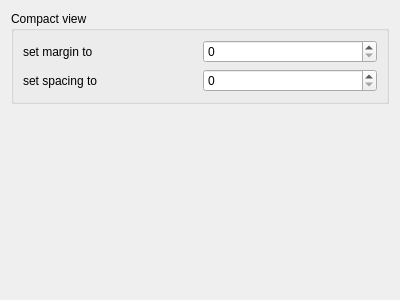
<?xml version="1.0" encoding="UTF-8"?>
<ui version="4.0">
 <class>BaseWidgets::Internal::BaseFormWidgetsOptionsPage</class>
 <widget class="QWidget" name="BaseWidgets::Internal::BaseFormWidgetsOptionsPage">
  <property name="geometry">
   <rect>
    <x>0</x>
    <y>0</y>
    <width>400</width>
    <height>300</height>
   </rect>
  </property>
  <property name="windowTitle">
   <string>Form</string>
  </property>
  <layout class="QGridLayout" name="gridLayout_2">
   <item row="0" column="0">
    <widget class="QGroupBox" name="groupBox">
     <property name="title">
      <string>Compact view</string>
     </property>
     <layout class="QGridLayout" name="gridLayout">
      <item row="0" column="0">
       <widget class="QLabel" name="label">
        <property name="text">
         <string>set margin to</string>
        </property>
       </widget>
      </item>
      <item row="0" column="1">
       <widget class="QSpinBox" name="marginSpin"/>
      </item>
      <item row="1" column="0">
       <widget class="QLabel" name="label_2">
        <property name="text">
         <string>set spacing to</string>
        </property>
       </widget>
      </item>
      <item row="1" column="1">
       <widget class="QSpinBox" name="spacingSpin"/>
      </item>
     </layout>
    </widget>
   </item>
   <item row="1" column="0">
    <spacer name="verticalSpacer">
     <property name="orientation">
      <enum>Qt::Vertical</enum>
     </property>
     <property name="sizeHint" stdset="0">
      <size>
       <width>20</width>
       <height>40</height>
      </size>
     </property>
    </spacer>
   </item>
  </layout>
 </widget>
 <resources/>
 <connections/>
</ui>
